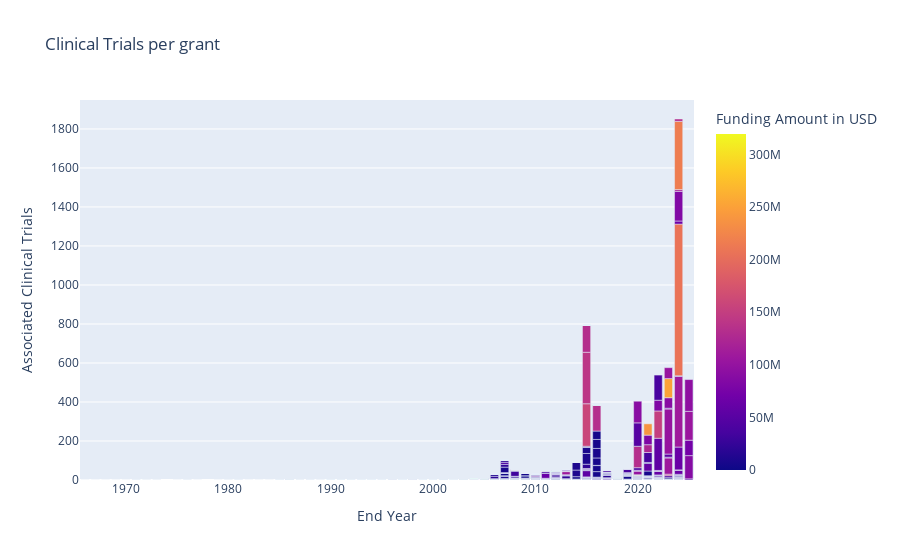

Notebook source saved alongside this figure:
### Code cell
px.bar(grants, 
       x="End Year", y="Associated Clinical Trials", 
       color="Funding Amount in USD", 
       hover_name="Title", 
       hover_data=['Dimensions ID', 'Start Year', 'End Year', 'Funder', 'Funder Country'],
       title=f"Clinical Trials per grant")

### Figure 1 — Plotly figure (JSON) as saved in the notebook; plotly's stock layout.template omitted (floating-point values rounded to 4 significant figures; data arrays with more than 128 entries replaced by an {"elided": "..."} marker saying what was removed)
{"data": [{"alignmentgroup": "True", "customdata": {"elided": "1158x5 mixed values"}, "hovertemplate": "<b>%{hovertext}</b><br><br>End Year=%{customdata[2]}<br>Associated Clinical Trials=%{y}<br>Dimensions ID=%{customdata[0]}<br>Start Year=%{customdata[1]}<br>Funder=%{customdata[3]}<br>Funder Country=%{customdata[4]}<br>Funding Amount in USD=%{marker.color}<extra></extra>", "hovertext": {"elided": "1158 str values"}, "legendgroup": "", "marker": {"color": {"elided": "1158 int values"}, "coloraxis": "coloraxis"}, "name": "", "offsetgroup": "", "orientation": "v", "showlegend": false, "textposition": "auto", "type": "bar", "x": {"elided": "1158 int values"}, "xaxis": "x", "y": {"elided": "1158 int values"}, "yaxis": "y"}], "layout": {"autosize": true, "barmode": "relative", "coloraxis": {"colorbar": {"title": {"text": "Funding Amount in USD"}}, "colorscale": [[0, "#0d0887"], [0.1111, "#46039f"], [0.2222, "#7201a8"], [0.3333, "#9c179e"], [0.4444, "#bd3786"], [0.5556, "#d8576b"], [0.6667, "#ed7953"], [0.7778, "#fb9f3a"], [0.8889, "#fdca26"], [1, "#f0f921"]]}, "legend": {"tracegroupgap": 0}, "title": {"text": "Clinical Trials per grant"}, "xaxis": {"anchor": "y", "autorange": true, "domain": [0, 1], "range": [1966.0, 2026.0], "title": {"text": "End Year"}, "type": "linear"}, "yaxis": {"anchor": "x", "autorange": true, "domain": [0, 1], "range": [0, 1948.0], "title": {"text": "Associated Clinical Trials"}, "type": "linear"}}}
